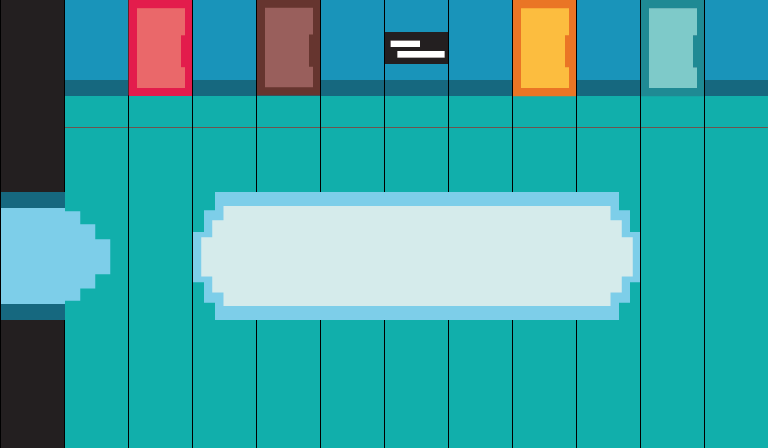

The image is a tile-based game level rendered from a .tmx file. Its description and complete source (layers, tilesets, objects, tile grids) follow:
An orthogonal 12x7 tile map with 64x64 px tiles, 3 tile layers (Tile Layer 1, Tile Layer 2, Tile Layer 3) and 6 objects.

<map version="1.0" tiledversion="1.1.6" orientation="orthogonal" renderorder="right-down" width="12" height="7" tilewidth="64" tileheight="64" infinite="0" nextobjectid="7">
 <tileset firstgid="1" source="sprite_v2.tsx" />
 <layer name="Tile Layer 1" width="12" height="7">
  <data encoding="csv">
0,3,0,3,0,3,3,3,0,3,0,3,
0,45,45,45,45,45,45,45,45,45,45,45,
0,45,45,45,45,45,45,45,45,45,45,45,
5,45,45,45,45,45,45,45,45,45,45,45,
14,45,45,45,45,45,45,45,45,45,45,45,
0,45,45,45,45,45,45,45,45,45,45,45,
0,45,45,45,45,45,45,45,45,45,45,45
</data>
 </layer>
 <layer name="Tile Layer 2" width="12" height="7">
  <data encoding="csv">
0,0,0,0,0,0,0,0,0,0,0,0,
0,12,12,12,12,12,12,12,12,12,12,12,
0,0,0,0,0,0,0,0,0,0,0,0,
0,6,0,38,39,40,41,42,42,43,0,0,
0,15,0,47,48,49,50,51,51,52,0,0,
0,0,0,0,0,0,0,0,0,0,0,0,
0,0,0,0,0,0,0,0,0,0,0,0
</data>
 </layer>
 <layer name="Tile Layer 3" width="12" height="7">
  <data encoding="csv">
1,0,19,0,21,0,27,0,23,0,25,0,
1,0,28,0,30,0,0,0,32,0,34,0,
1,0,0,0,0,0,0,0,0,0,0,0,
0,0,0,0,0,0,0,0,0,0,0,0,
0,0,0,0,0,0,0,0,0,0,0,0,
1,0,0,0,0,0,0,0,0,0,0,0,
1,0,0,0,0,0,0,0,0,0,0,0
</data>
 </layer>
 <objectgroup name="Object Layer 1">
  <object id="1" x="0" y="0" width="768" height="96" />
  <object id="2" x="758.667" y="1.33333" width="66.6667" height="458.667" />
  <object id="3" x="1.33332" y="46.6668" width="66.6667" height="165.333" />
  <object id="4" x="-57.3334" y="178.667" width="66.6667" height="165.333" />
  <object id="5" x="-1.33335" y="297.333" width="66.6667" height="165.333" />
  <object id="6" x="25.3333" y="438.667" width="768" height="26.6667" />
 </objectgroup>
</map>
